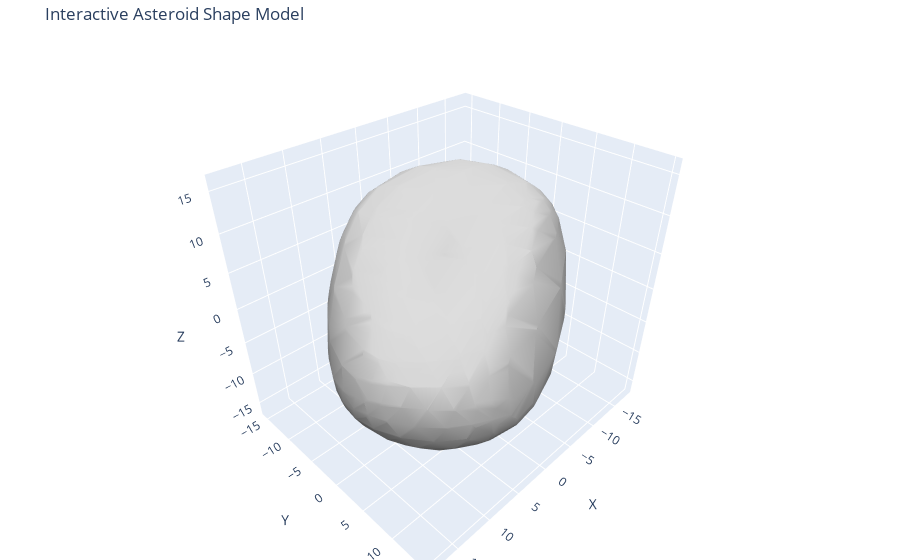

Notebook cell for this chart:
### Code cell
pymit.plot_model_plotly(vertices, faces)

### Figure 1 — Plotly figure (JSON) as saved in the notebook; plotly's stock layout.template omitted (floating-point values rounded to 4 significant figures; data arrays with more than 128 entries replaced by an {"elided": "..."} marker saying what was removed)
{"data": [{"color": "lightgray", "i": {"elided": "2038 int values"}, "j": {"elided": "2038 int values"}, "k": {"elided": "2038 int values"}, "lighting": {"ambient": 0.4, "diffuse": 0.8, "roughness": 0.5, "specular": 0.2}, "lightposition": {"x": 100, "y": 100, "z": 100}, "opacity": 1, "type": "mesh3d", "x": {"elided": "1021 float values"}, "y": {"elided": "1021 float values"}, "z": {"elided": "1021 float values"}}], "layout": {"margin": {"b": 0, "l": 0, "r": 0, "t": 40}, "scene": {"aspectmode": "data", "xaxis": {"title": {"text": "X"}}, "yaxis": {"title": {"text": "Y"}}, "zaxis": {"title": {"text": "Z"}}}, "title": {"text": "Interactive Asteroid Shape Model"}}}
